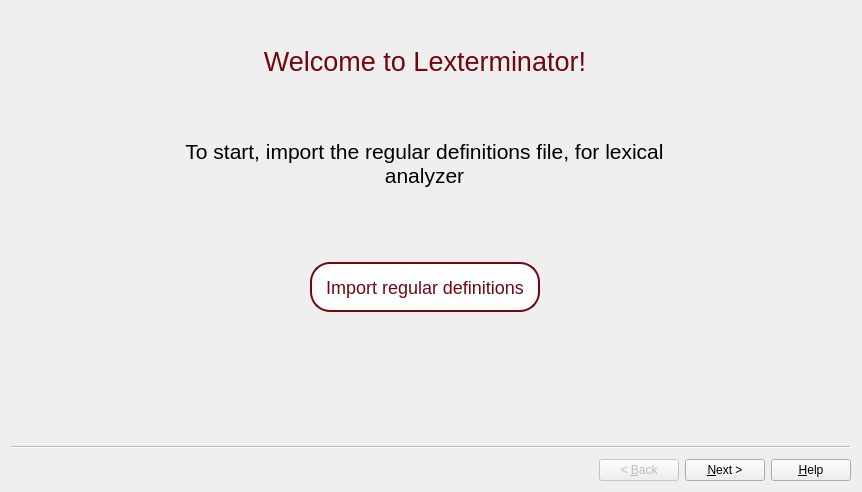
<?xml version="1.0" encoding="UTF-8"?>
<ui version="4.0">
 <class>Wizard</class>
 <widget class="QWizard" name="Wizard">
  <property name="geometry">
   <rect>
    <x>0</x>
    <y>0</y>
    <width>862</width>
    <height>492</height>
   </rect>
  </property>
  <property name="windowTitle">
   <string>Wizard</string>
  </property>
  <property name="options">
   <set>QWizard::HaveHelpButton|QWizard::HelpButtonOnRight|QWizard::NoCancelButton|QWizard::NoCancelButtonOnLastPage</set>
  </property>
  <widget class="QWizardPage" name="inputRegularDefinitionsPage">
   <property name="minimumSize">
    <size>
     <width>844</width>
     <height>372</height>
    </size>
   </property>
   <property name="maximumSize">
    <size>
     <width>16777215</width>
     <height>372</height>
    </size>
   </property>
   <attribute name="pageId">
    <string notr="true">1</string>
   </attribute>
   <widget class="QWidget" name="widget_3" native="true">
    <property name="geometry">
     <rect>
      <x>0</x>
      <y>0</y>
      <width>859</width>
      <height>401</height>
     </rect>
    </property>
    <layout class="QHBoxLayout" name="horizontalLayout">
     <item>
      <widget class="QWidget" name="widget_2" native="true">
       <property name="sizePolicy">
        <sizepolicy hsizetype="Expanding" vsizetype="Expanding">
         <horstretch>0</horstretch>
         <verstretch>0</verstretch>
        </sizepolicy>
       </property>
       <layout class="QVBoxLayout" name="verticalLayout" stretch="0,10,10,0">
        <property name="spacing">
         <number>50</number>
        </property>
        <property name="leftMargin">
         <number>20</number>
        </property>
        <property name="rightMargin">
         <number>20</number>
        </property>
        <property name="bottomMargin">
         <number>50</number>
        </property>
        <item>
         <widget class="QLabel" name="title">
          <property name="font">
           <font>
            <family>Ubuntu</family>
            <pointsize>20</pointsize>
           </font>
          </property>
          <property name="styleSheet">
           <string notr="true">color: #730710;</string>
          </property>
          <property name="text">
           <string>Welcome to Lexterminator!</string>
          </property>
          <property name="alignment">
           <set>Qt::AlignCenter</set>
          </property>
         </widget>
        </item>
        <item alignment="Qt::AlignHCenter|Qt::AlignVCenter">
         <widget class="QLabel" name="label">
          <property name="font">
           <font>
            <pointsize>16</pointsize>
           </font>
          </property>
          <property name="styleSheet">
           <string notr="true">color: black</string>
          </property>
          <property name="text">
           <string>To start, import the regular definitions file, for lexical analyzer</string>
          </property>
          <property name="alignment">
           <set>Qt::AlignCenter</set>
          </property>
          <property name="wordWrap">
           <bool>true</bool>
          </property>
         </widget>
        </item>
        <item alignment="Qt::AlignHCenter|Qt::AlignVCenter">
         <widget class="QPushButton" name="buttonSelectFile">
          <property name="sizePolicy">
           <sizepolicy hsizetype="Fixed" vsizetype="Fixed">
            <horstretch>0</horstretch>
            <verstretch>0</verstretch>
           </sizepolicy>
          </property>
          <property name="minimumSize">
           <size>
            <width>230</width>
            <height>50</height>
           </size>
          </property>
          <property name="cursor">
           <cursorShape>PointingHandCursor</cursorShape>
          </property>
          <property name="styleSheet">
           <string notr="true">
QPushButton
{
border-radius: 20px;
border: solid #730710; 
border-width: 2px;
color: #730710;
background-color:white;
font-size: 18px;
}

QPushButton:hover
{
	color: #DA1323;
	border: solid #DA1323;
	border-width: 2px;
}</string>
          </property>
          <property name="text">
           <string>Import regular definitions</string>
          </property>
          <property name="flat">
           <bool>false</bool>
          </property>
         </widget>
        </item>
        <item>
         <widget class="QLabel" name="loading1">
          <property name="sizePolicy">
           <sizepolicy hsizetype="Preferred" vsizetype="Preferred">
            <horstretch>0</horstretch>
            <verstretch>0</verstretch>
           </sizepolicy>
          </property>
          <property name="text">
           <string/>
          </property>
         </widget>
        </item>
       </layout>
      </widget>
     </item>
     <item alignment="Qt::AlignHCenter">
      <widget class="QWidget" name="widget" native="true">
       <property name="sizePolicy">
        <sizepolicy hsizetype="Expanding" vsizetype="Expanding">
         <horstretch>0</horstretch>
         <verstretch>0</verstretch>
        </sizepolicy>
       </property>
       <layout class="QVBoxLayout" name="verticalLayout_2">
        <item alignment="Qt::AlignHCenter|Qt::AlignVCenter">
         <widget class="QLabel" name="logo">
          <property name="textFormat">
           <enum>Qt::PlainText</enum>
          </property>
          <property name="pixmap">
           <pixmap>resources/logo-lexterminator-resized.png</pixmap>
          </property>
         </widget>
        </item>
       </layout>
      </widget>
     </item>
    </layout>
   </widget>
  </widget>
  <widget class="QWizardPage" name="inputGrammarPage">
   <property name="title">
    <string/>
   </property>
   <attribute name="pageId">
    <string notr="true">2</string>
   </attribute>
   <widget class="QWidget" name="widget_4" native="true">
    <property name="geometry">
     <rect>
      <x>0</x>
      <y>0</y>
      <width>859</width>
      <height>441</height>
     </rect>
    </property>
    <layout class="QHBoxLayout" name="horizontalLayout_2">
     <item>
      <widget class="QWidget" name="widget_5" native="true">
       <property name="sizePolicy">
        <sizepolicy hsizetype="Expanding" vsizetype="Expanding">
         <horstretch>0</horstretch>
         <verstretch>0</verstretch>
        </sizepolicy>
       </property>
       <layout class="QVBoxLayout" name="verticalLayout_3" stretch="0,10,10,0">
        <property name="spacing">
         <number>50</number>
        </property>
        <property name="leftMargin">
         <number>20</number>
        </property>
        <property name="rightMargin">
         <number>20</number>
        </property>
        <property name="bottomMargin">
         <number>50</number>
        </property>
        <item>
         <widget class="QLabel" name="title_2">
          <property name="font">
           <font>
            <family>Ubuntu</family>
            <pointsize>20</pointsize>
           </font>
          </property>
          <property name="styleSheet">
           <string notr="true">color: #730710;</string>
          </property>
          <property name="text">
           <string>Welcome to Lexterminator!</string>
          </property>
          <property name="alignment">
           <set>Qt::AlignCenter</set>
          </property>
         </widget>
        </item>
        <item alignment="Qt::AlignHCenter|Qt::AlignVCenter">
         <widget class="QLabel" name="label_2">
          <property name="font">
           <font>
            <pointsize>16</pointsize>
           </font>
          </property>
          <property name="styleSheet">
           <string notr="true">color: black</string>
          </property>
          <property name="text">
           <string>Now, import the grammar for Sintatical Analyzer</string>
          </property>
          <property name="alignment">
           <set>Qt::AlignCenter</set>
          </property>
          <property name="wordWrap">
           <bool>true</bool>
          </property>
         </widget>
        </item>
        <item alignment="Qt::AlignHCenter|Qt::AlignVCenter">
         <widget class="QPushButton" name="buttonSelectFile_2">
          <property name="sizePolicy">
           <sizepolicy hsizetype="Fixed" vsizetype="Fixed">
            <horstretch>0</horstretch>
            <verstretch>0</verstretch>
           </sizepolicy>
          </property>
          <property name="minimumSize">
           <size>
            <width>230</width>
            <height>50</height>
           </size>
          </property>
          <property name="cursor">
           <cursorShape>PointingHandCursor</cursorShape>
          </property>
          <property name="styleSheet">
           <string notr="true">
QPushButton
{
border-radius: 20px;
border: solid #730710; 
border-width: 2px;
color: #730710;
background-color:white;
font-size: 18px;
}

QPushButton:hover
{
	color: #DA1323;
	border: solid #DA1323;
	border-width: 2px;
}</string>
          </property>
          <property name="text">
           <string>Import grammar</string>
          </property>
          <property name="flat">
           <bool>false</bool>
          </property>
         </widget>
        </item>
        <item>
         <widget class="QLabel" name="loading2">
          <property name="enabled">
           <bool>true</bool>
          </property>
          <property name="sizePolicy">
           <sizepolicy hsizetype="Minimum" vsizetype="Preferred">
            <horstretch>0</horstretch>
            <verstretch>0</verstretch>
           </sizepolicy>
          </property>
          <property name="text">
           <string/>
          </property>
          <property name="textFormat">
           <enum>Qt::MarkdownText</enum>
          </property>
         </widget>
        </item>
       </layout>
      </widget>
     </item>
     <item>
      <widget class="QWidget" name="widget_6" native="true">
       <property name="sizePolicy">
        <sizepolicy hsizetype="Expanding" vsizetype="Expanding">
         <horstretch>0</horstretch>
         <verstretch>0</verstretch>
        </sizepolicy>
       </property>
       <layout class="QVBoxLayout" name="verticalLayout_4">
        <item alignment="Qt::AlignHCenter|Qt::AlignVCenter">
         <widget class="QLabel" name="logo_2">
          <property name="textFormat">
           <enum>Qt::PlainText</enum>
          </property>
          <property name="pixmap">
           <pixmap>resources/logo-lexterminator-resized.png</pixmap>
          </property>
         </widget>
        </item>
       </layout>
      </widget>
     </item>
    </layout>
   </widget>
  </widget>
 </widget>
 <resources/>
 <connections/>
</ui>
